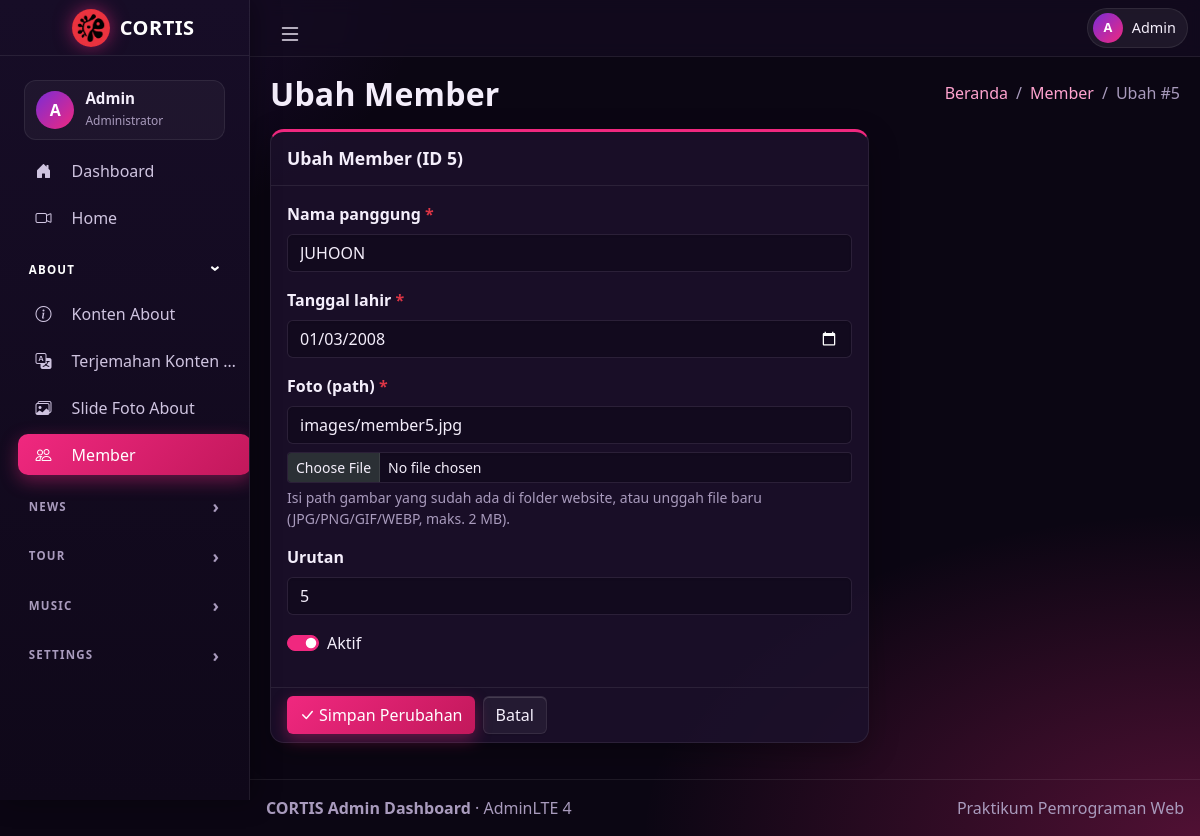
The page /form.php?t=members&id=5 on the database as committed earlier.
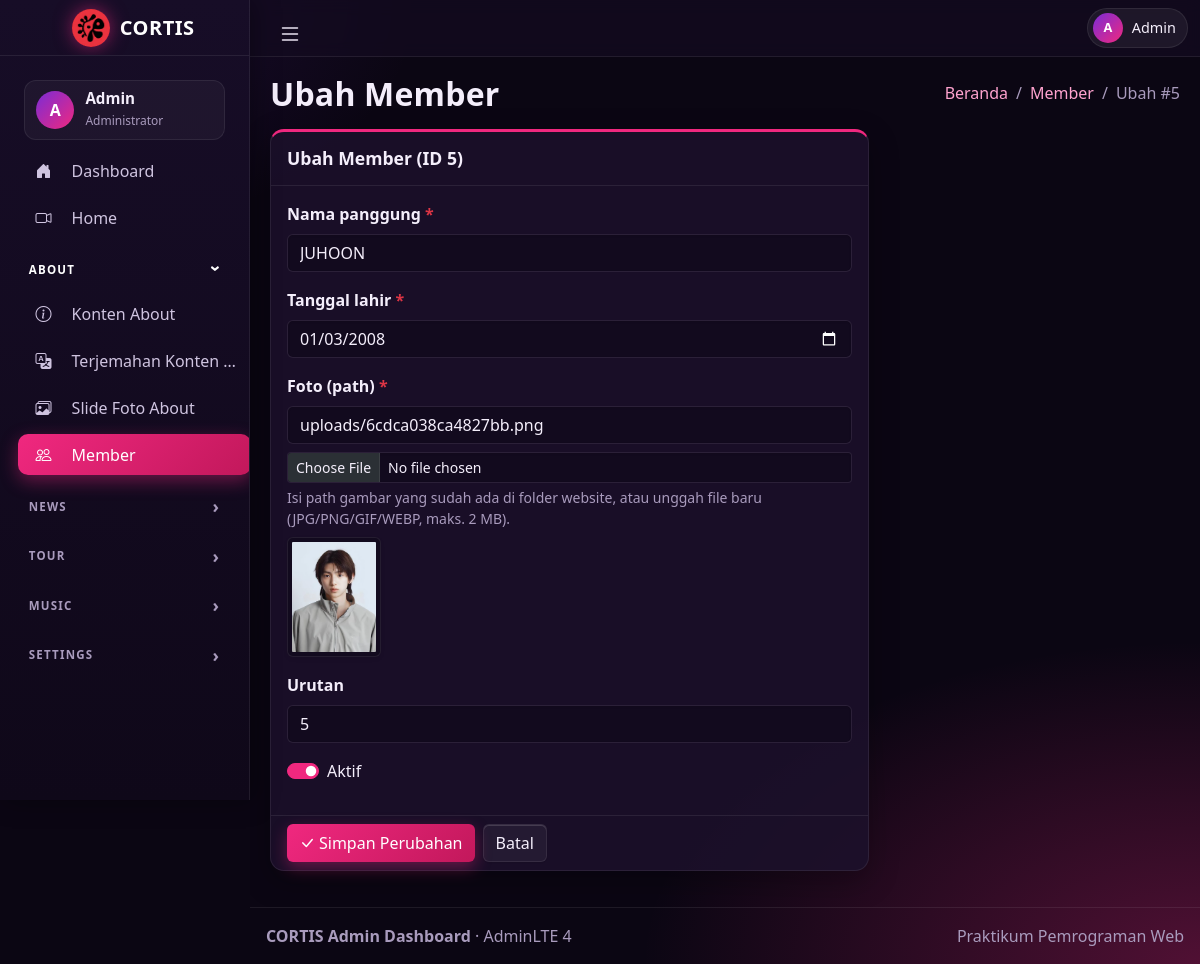
The same page on the database as committed later.
### tables this page shows
CREATE TABLE `members` (
  `member_id` int(11) NOT NULL,
  `stage_name` varchar(50) NOT NULL,
  `birth_date` date NOT NULL,
  `photo_url` varchar(255) NOT NULL,
  `sort_order` int(11) NOT NULL DEFAULT 0,
  `is_active` tinyint(1) NOT NULL DEFAULT 1,
  `created_at` datetime NOT NULL DEFAULT current_timestamp(),
  `updated_at` datetime NOT NULL DEFAULT current_timestamp() ON UPDATE current_timestamp()
);

### config/tampilan.php (called while the page is built)
<?php
return [
  'url_website' => '',
];

### includes/fungsi.php (called while the page is built, shortened)
<?php
$TABEL = require __DIR__ . "/../config/tables.php";
function tabel_per_grup() {
  global $TABEL;
  $urut = [
    'home_banner',
    'about_content', 'about_content_translations', 'about_slides', 'members',
    'news', 'news_translations',
    'tours', 'tour_translations', 'tour_events', 'tour_event_translations',
    'songs', 'song_lyric_lines',
    'navigation_menus', 'navigation_menu_translations', 'social_links', 'languages', 'admins',
  ];
  $out = [];
  foreach ($urut as $nama) {
    if (isset($TABEL[$nama])) $out[$TABEL[$nama]['group']][$nama] = $TABEL[$nama];
  }
  return $out;
}
function url_gambar($path) {
  static $base = null;
  if ($base === null) $base = (require __DIR__ . "/../config/tampilan.php")['url_website'] ?? '';
  $path = (string) $path;
  if (preg_match('#^(https?:)?//#i', $path) || $path[0] === '/' || strpos($path, 'uploads/') === 0) return $path;
  return $base . $path;
}
function h($s) {
  return htmlspecialchars((string) $s, ENT_QUOTES, 'UTF-8');
}
function ambil_tabel($nama) {
  global $TABEL;
  return $TABEL[$nama];
}
function url_tabel($t, array $p = []) {
  $p = array_filter(array_merge(['t' => $t], $p), fn($v) => $v !== '' && $v !== null);
  return 'tabel.php?' . http_build_query($p);
}

### form.php (the view, shortened to what this page needs)
<?php
require_once __DIR__ . "/includes/fungsi.php";
require_once __DIR__ . "/includes/layout.php";
$t   = $_GET['t'] ?? ($_POST['t'] ?? '');
$cfg = ambil_tabel($t);
$pk  = $cfg['pk'];
$cols = $cfg['cols'];
$fields = array_filter($cols, fn($c) => $c['form']);
$id = $_GET['id'] ?? ($_POST['id'] ?? '');
$edit = ($id !== '' && ctype_digit((string) $id));
$row = null;
if ($edit) {
  $st = $pdo->prepare("SELECT * FROM `$t` WHERE `$pk` = ?");
  $st->execute([$id]);
  $row = $st->fetch();
}
$errors = [];
$old = [];
function nilai_form($n, $c) {
  global $old, $row, $edit;
  if ($edit && $row) {
    $v = $row[$n];
    return $v;
  }
  return $c['default'] === 'CURRENT_TIMESTAMP' ? '' : ($c['default'] ?? '');
}
$judul = ($edit ? "Ubah " : "Tambah ") . $cfg['label'];
layout_atas($judul, $t, [[$cfg['label'], url_tabel($t)], $edit ? "Ubah #$id" : "Tambah"]);
?>
<div class="row">
  <div class="col-lg-8">
    <div class="card card-primary card-outline mb-4">
      <div class="card-header"><h3 class="card-title"><?= h($judul) ?> <?= $edit ? '(ID ' . h($id) . ')' : '' ?></h3></div>
      <form method="post" action="form.php?t=<?= h($t) ?>" enctype="multipart/form-data" novalidate>
        <div class="card-body">
          <?php foreach ($fields as $n => $c) {
            $v = nilai_form($n, $c);
            $err = $errors[$n] ?? '';
            $idf = 'f_' . $n;
            $kelas = 'form-control' . ($err ? ' is-invalid' : '');
            $wajib = $c['required'] && !($c['type'] === 'password' && $edit); ?>
            <div class="mb-3">
              <?php if ($c['type'] === 'bool') { ?>
                <div class="form-check form-switch">
                  <input class="form-check-input" type="checkbox" role="switch" id="<?= $idf ?>" name="<?= $idf ?>" value="1" <?= $v ? 'checked' : '' ?>>
                  <label class="form-check-label" for="<?= $idf ?>"><?= h($c['label']) ?></label>
                </div>
              <?php } else { ?>
                <label for="<?= $idf ?>" class="form-label"><?= h($c['label']) ?><?= $wajib ? ' <span class="text-danger">*</span>' : '' ?></label>
                <?php if ($c['type'] === 'textarea') { ?>
                  <textarea class="<?= $kelas ?>" id="<?= $idf ?>" name="<?= $idf ?>" rows="5"><?= h($v) ?></textarea>
                <?php } elseif ($c['type'] === 'password') { ?>
                  <input type="password" class="<?= $kelas ?>" id="<?= $idf ?>" name="<?= $idf ?>" autocomplete="new-password"
                         placeholder="<?= $edit ? 'Kosongkan jika tidak diganti' : 'Minimal 6 karakter' ?>">
                <?php } elseif ($c['type'] === 'image') { ?>
                  <input type="text" class="<?= $kelas ?>" id="<?= $idf ?>" name="<?= $idf ?>" maxlength="<?= (int) $c['max'] ?>"
                         value="<?= h($v) ?>" placeholder="mis. images/member1.jpg">
                  <div class="mt-2">
                    <input type="file" class="form-control form-control-sm" name="file_<?= h($n) ?>" accept="image/*">
                    <div class="form-text">Isi path gambar yang sudah ada di folder website, atau unggah file baru (JPG/PNG/GIF/WEBP, maks. 2 MB).</div>
                  </div>
                  <?php if ($v) { ?>
                    <img src="<?= h(url_gambar($v)) ?>" alt="Pratinjau" class="img-thumbnail mt-2" style="max-height:120px" onerror="this.style.display='none'">
                  <?php } ?>
                <?php } else {
                  $tipe = ['number' => 'number', 'date' => 'date', 'datetime' => 'datetime-local'][$c['type']] ?? 'text'; ?>
                  <input type="<?= $tipe ?>" class="<?= $kelas ?>" id="<?= $idf ?>" name="<?= $idf ?>"
                         value="<?= h($v) ?>" <?= $c['max'] ? 'maxlength="' . (int) $c['max'] . '"' : '' ?>
                         <?= $c['type'] === 'datetime' ? 'step="1"' : '' ?>>
                <?php } ?>
              <?php } ?>
            </div>
          <?php } ?>
        </div>
        <div class="card-footer d-flex gap-2">
          <button type="submit" class="btn btn-primary"><i class="bi bi-check-lg me-1"></i><?= $edit ? 'Simpan Perubahan' : 'Simpan' ?></button>
          <a href="<?= h(url_tabel($t)) ?>" class="btn btn-outline-secondary">Batal</a>
        </div>
      </form>
    </div>
  </div>
</div>
<?php layout_bawah();

### includes/layout.php (shortened to what this page needs)
<?php
function layout_atas($judul, $aktif = '', array $breadcrumb = [], $sub = '') {
  $grup = tabel_per_grup();
  ?>
<!doctype html>
<html lang="id" data-bs-theme="dark" data-lte-color-mode="off">
<head>
  <link rel="stylesheet" href="https://cdn.jsdelivr.net/npm/@fontsource/source-sans-3@5.0.12/index.css" />
  <link rel="stylesheet" href="https://cdn.jsdelivr.net/npm/overlayscrollbars@2.11.0/styles/overlayscrollbars.min.css" />
  <link rel="stylesheet" href="https://cdn.jsdelivr.net/npm/bootstrap-icons@1.13.1/font/bootstrap-icons.min.css" />
  <link rel="stylesheet" href="./css/adminlte.css" />
  <link rel="stylesheet" href="./css/cortis-theme.css" />
</head>
<body class="layout-fixed sidebar-expand-lg">
<div class="app-wrapper">
  <nav class="app-header navbar navbar-expand">
    <div class="container-fluid">
      <ul class="navbar-nav">
        <li class="nav-item">
          <a class="nav-link" href="#" role="button" id="tombol-sidebar" aria-label="Buka/tutup menu">
            <i class="bi bi-list fs-4"></i>
          </a>
        </li>
      </ul>
      <ul class="navbar-nav ms-auto">
        <li class="nav-item">
          <span class="cx-admin-chip"><span class="cx-avatar" style="width:30px;height:30px;flex-basis:30px;font-size:.8rem">A</span> Admin</span>
        </li>
      </ul>
    </div>
  </nav>
  <aside class="app-sidebar shadow">
    <div class="sidebar-brand">
      <a href="index.php" class="brand-link">
        <span class="cx-logo"><b>C</b><img src="<?= h(url_gambar('images/logo.jpeg')) ?>" alt="" onerror="this.remove()"></span>
        <span class="cx-brand-text">CORTIS</span>
      </a>
    </div>
    <div class="sidebar-wrapper">
      <div class="cx-profile">
        <span class="cx-avatar">A</span>
        <div><b>Admin</b><small>Administrator</small></div>
      </div>
      <nav class="mt-2">
        <ul class="nav sidebar-menu flex-column" role="menu">
          <li class="nav-item">
            <a href="index.php" class="nav-link <?= $aktif === 'index' ? 'active' : '' ?>">
              <i class="nav-icon bi bi-house-door-fill"></i><p>Dashboard</p>
            </a>
          </li>
        </ul>
        <?php foreach ($grup as $nama_grup => $items) { ?>
          <?php if (count($items) === 1) {
            $nama = array_key_first($items); $cfg = $items[$nama]; ?>
            <ul class="nav sidebar-menu flex-column" role="menu">
              <li class="nav-item">
                <a href="<?= h(url_tabel($nama)) ?>" class="nav-link <?= $aktif === $nama ? 'active' : '' ?>">
                  <i class="nav-icon bi <?= h($cfg['icon']) ?>"></i><p><?= h($nama_grup) ?></p>
                </a>
              </li>
            </ul>
            <?php continue; } ?>
          <details class="cx-group" <?= isset($items[$aktif]) ? 'open' : '' ?>>
            <summary><?= h($nama_grup) ?></summary>
            <ul class="nav sidebar-menu flex-column" role="menu">
              <?php foreach ($items as $nama => $cfg) { ?>
                <li class="nav-item">
                  <a href="<?= h(url_tabel($nama)) ?>" class="nav-link <?= $aktif === $nama ? 'active' : '' ?>">
                    <i class="nav-icon bi <?= h($cfg['icon']) ?>"></i><p><?= h($cfg['label']) ?></p>
                  </a>
                </li>
              <?php } ?>
            </ul>
          </details>
        <?php } ?>
      </nav>
    </div>
  </aside>
  <main class="app-main">
    <div class="app-content-header">
      <div class="container-fluid">
        <div class="row align-items-end">
          <div class="col-sm-7">
            <h1 class="mb-0"><?= h($judul) ?></h1>
          </div>
          <div class="col-sm-5">
            <ol class="breadcrumb float-sm-end mb-0">
              <li class="breadcrumb-item"><a href="index.php">Beranda</a></li>
              <?php foreach ($breadcrumb as $b) { ?>
                <?php if (is_array($b)) { ?>
                  <li class="breadcrumb-item"><a href="<?= h($b[1]) ?>"><?= h($b[0]) ?></a></li>
                <?php } else { ?>
                  <li class="breadcrumb-item active" aria-current="page"><?= h($b) ?></li>
                <?php } ?>
              <?php } ?>
            </ol>
          </div>
        </div>
      </div>
    </div>
    <div class="app-content">
      <div class="container-fluid">
<?php
}
function layout_bawah() {
  ?>
      </div>
    </div>
  </main>
  <footer class="app-footer">
    <div class="float-end d-none d-sm-inline">Praktikum Pemrograman Web</div>
    <strong>CORTIS Admin Dashboard</strong> · AdminLTE 4
  </footer>
</div>
</body>
</html>
<?php
}

Rows that differ between the two databases and show on the page:
changed members "JUHOON": photo_url "images/member5.jpg" → "uploads/6cdca038ca4827bb.png"; photo_url: picture added
